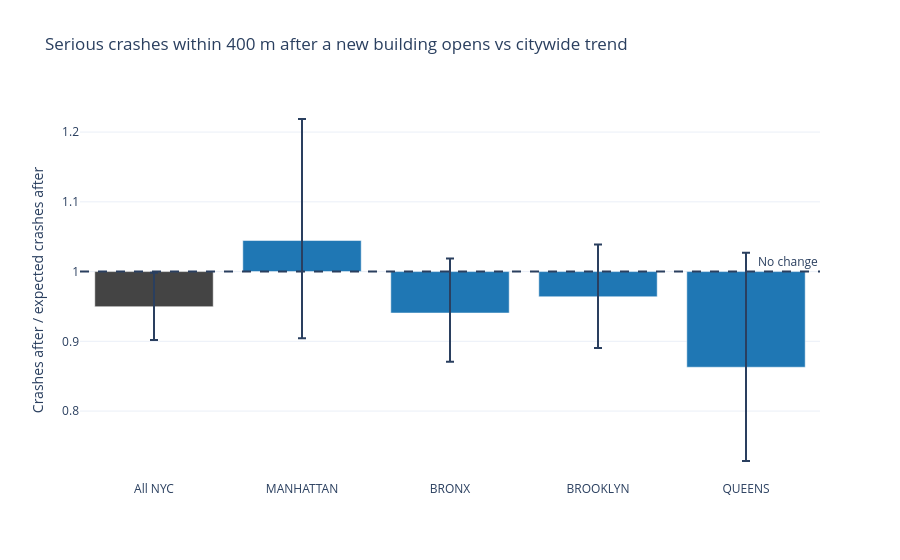

The code cell stored with this chart in its notebook:
### Code cell
fig = go.Figure(go.Bar(
    x=rq4['group'], y=rq4['ratio'] - 1, base=1,
    error_y=dict(type='data', symmetric=False, array=rq4['high'] - rq4['ratio'], arrayminus=rq4['ratio'] - rq4['low']),
    marker_color=['#444444'] + ['#1f77b4'] * 4,
    customdata=rq4[['buildings', 'low', 'high']],
    hovertemplate='%{x}<br>Ratio: %{y:.2f}<br>Buildings: %{customdata[0]}<br>95% CI: %{customdata[1]:.2f} to %{customdata[2]:.2f}<extra></extra>'))
fig.add_hline(y=1, line_dash='dash', annotation_text='No change')
fig.update_yaxes(title='Crashes after / expected crashes after')
fig.update_layout(template='plotly_white',
                  title='Serious crashes within 400 m after a new building opens vs citywide trend')
fig.show()

### Figure 1 — Plotly figure (JSON) as saved in the notebook; plotly's stock layout.template omitted (floating-point values rounded to 4 significant figures)
{"data": [{"base": 1, "customdata": [[926.0, 0.9019, 0.9982], [55.0, 0.9045, 1.219], [317.0, 0.8709, 1.019], [409.0, 0.8905, 1.039], [141.0, 0.7284, 1.027]], "error_y": {"array": [0.04854, 0.1742, 0.07835, 0.07505, 0.164], "arrayminus": [0.0478, 0.1401, 0.06971, 0.07346, 0.1344], "symmetric": false, "type": "data"}, "hovertemplate": "%{x}<br>Ratio: %{y:.2f}<br>Buildings: %{customdata[0]}<br>95% CI: %{customdata[1]:.2f} to %{customdata[2]:.2f}<extra></extra>", "marker": {"color": ["#444444", "#1f77b4", "#1f77b4", "#1f77b4", "#1f77b4"]}, "type": "bar", "x": ["All NYC", "MANHATTAN", "BRONX", "BROOKLYN", "QUEENS"], "y": [-0.0503, 0.04453, -0.05942, -0.03607, -0.1371]}], "layout": {"annotations": [{"showarrow": false, "text": "No change", "x": 1, "xanchor": "right", "xref": "x domain", "y": 1, "yanchor": "bottom", "yref": "y"}], "shapes": [{"line": {"dash": "dash"}, "type": "line", "x0": 0, "x1": 1, "xref": "x domain", "y0": 1, "y1": 1, "yref": "y"}], "title": {"text": "Serious crashes within 400 m after a new building opens vs citywide trend"}, "yaxis": {"title": {"text": "Crashes after / expected crashes after"}}}}
